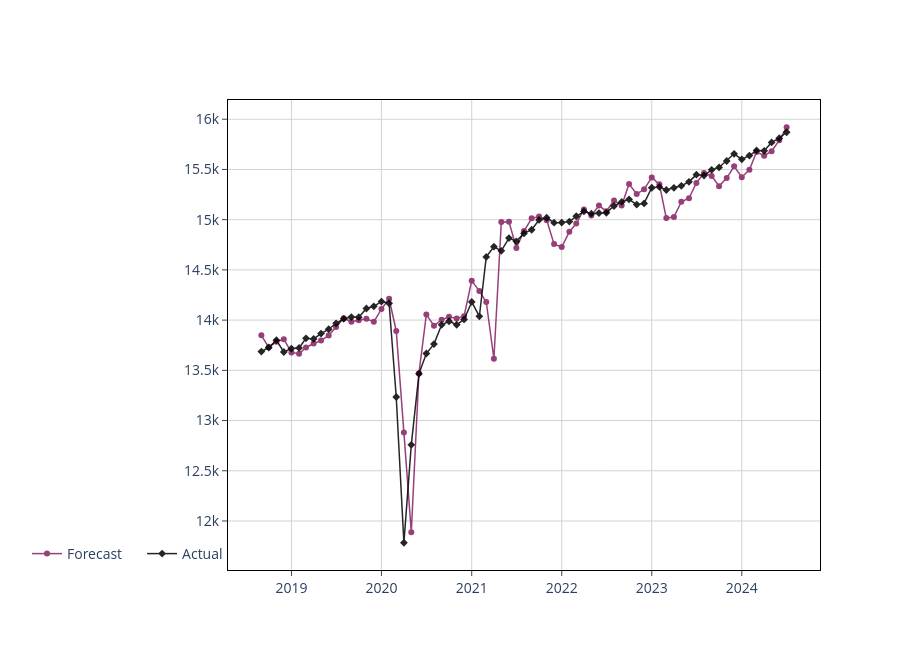

The notebook cell this image was saved under:
### Code cell
from retransform_data import retransform_data
from utils import cast_spec_to_dict, _convert_to_datetime
from datetime import datetime

ds_spec = pd.read_csv("../data/02_intermediate/variable.csv")
Spec = cast_spec_to_dict(ds_spec.loc[ds_spec["SeriesID"] == series_name])
print(Spec)

## Retransform

dsrc = pd.read_parquet("../data/02_intermediate/non_transformed_data.parquet")
dsrc = _convert_to_datetime(dsrc, ['ReferenceDate'])

dsrc = dsrc.set_index('ReferenceDate')

src_series = dsrc[series_name]
transf_series = best_model_result['predictions']['backcast']

header = [series_name]
Time = np.sort(np.unique(np.concatenate((src_series.index.date, transf_series.index.date))))
cutoff_date = transf_series.index.min().date()

Z = src_series.reindex(Time).to_numpy().reshape(-1,1)
X = transf_series.reindex(Time).to_numpy().reshape(-1,1)

R = retransform_data(X=X, Z=Z, Time=Time, Spec=Spec, header=header, cutoff_date=cutoff_date)
R_df = pd.DataFrame(R, columns=header, index=Time)

Z_df = pd.DataFrame(Z, columns=header, index=Time)

dt = transf_series.index
plot_prediction(dt=dt, y_pred=R_df.loc[dt][series_name], y_actual=Z_df.loc[dt][series_name], mode="lines+markers")
